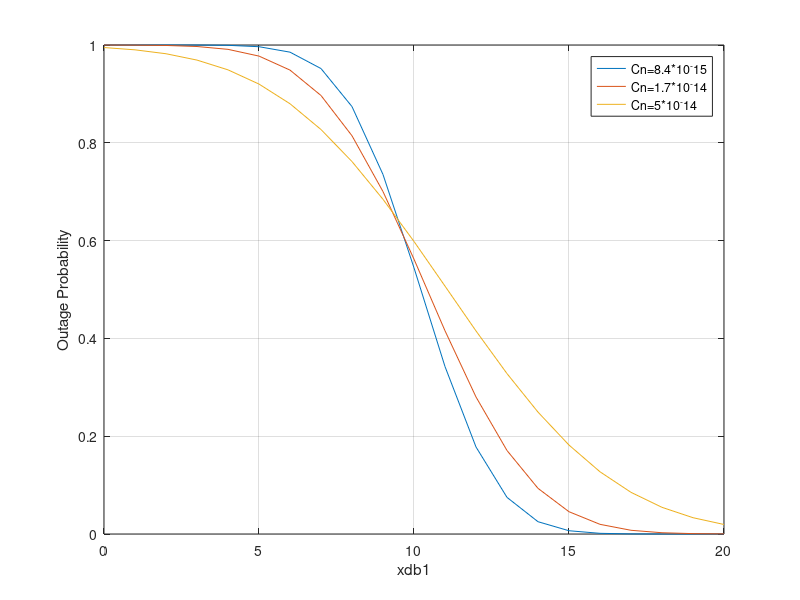

MATLAB code to generate this figure:
x_db=0:1:20;
x=10.^(x_db/10);
xth=10;
w=1.55.*(10.^(-6));
k=(2.*pi)./w;
L=1000;
D=0.08;
d_sq=(k.*(D.^2))./(4.*L);
Cn1=8.4.*(10.^(-15));
delta_sq1=1.23.*(Cn1).*(k.^(7./6)).*(L.^(11./6));
Cn2=1.7.*(10.^(-14));
delta_sq2=1.23.*(Cn2).*(k.^(7./6)).*(L.^(11./6));
Cn3=5.*(10.^(-14));
delta_sq3=1.23.*(Cn3).*(k.^(7./6)).*(L.^(11./6));
delta1=sqrt(delta_sq1);
delta2=sqrt(delta_sq2);
delta3=sqrt(delta_sq3);
p1=((0.49.*delta_sq1)./(1+(0.18.*d_sq)+(0.56.*(delta1.^2.4))).^(7./6));
p2=((0.51.*delta_sq1)./(1+(0.9.*d_sq)+(0.62.*d_sq.*(delta1.^2.4))).^(5./6));
sig_sq=exp(p1+p2)-1;
a=log(x./xth);
b=2.*(sqrt(2.*sig_sq));
y1=0.5.*erfc((a-sig_sq)./b);
plot(x_db,y1)
grid on;
xlabel('xdb1');
ylabel('Outage Probability');
hold on
p3=((0.49.*delta_sq2)./(1+(0.18.*d_sq)+(0.56.*(delta2.^2.4))).^(7./6));
p4=((0.51.*delta_sq2)./(1+(0.9.*d_sq)+(0.62.*d_sq.*(delta2.^2.4))).^(5./6));
sig_sq=exp(p3+p4)-1;
a=log(x./xth);
b=2.*(sqrt(2.*sig_sq));
y2=0.5.*erfc((a-sig_sq)./b);
plot(x_db,y2)
p4=((0.49.*delta_sq3)./(1+(0.18.*d_sq)+(0.56.*(delta3.^2.4))).^(7./6));
p5=((0.51.*delta_sq3)./(1+(0.9.*d_sq)+(0.62.*d_sq.*(delta3.^2.4))).^(5./6));
sig_sq=exp(p4+p5)-1;
a=log(x./xth);
b=2.*(sqrt(2.*sig_sq));
y3=0.5.*erfc((a-sig_sq)./b);
plot(x_db,y3)
hold off
legend('Cn=8.4*10^-15' , 'Cn=1.7*10^-14' , 'Cn=5*10^-14')